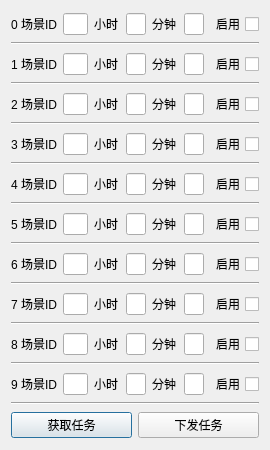
<?xml version="1.0" encoding="UTF-8"?>
<ui version="4.0">
 <class>DialogTimer</class>
 <widget class="QDialog" name="DialogTimer">
  <property name="geometry">
   <rect>
    <x>0</x>
    <y>0</y>
    <width>270</width>
    <height>450</height>
   </rect>
  </property>
  <property name="minimumSize">
   <size>
    <width>270</width>
    <height>330</height>
   </size>
  </property>
  <property name="maximumSize">
   <size>
    <width>270</width>
    <height>450</height>
   </size>
  </property>
  <property name="windowTitle">
   <string>定时任务</string>
  </property>
  <layout class="QGridLayout" name="DialogTimer_2">
   <item row="0" column="0" colspan="2">
    <layout class="QVBoxLayout" name="verticalLayout_2">
     <item>
      <layout class="QHBoxLayout" name="horizontalLayout_10">
       <item>
        <widget class="QLabel" name="name_id_1">
         <property name="text">
          <string>0 场景ID</string>
         </property>
        </widget>
       </item>
       <item>
        <widget class="QLineEdit" name="scene_id_1">
         <property name="minimumSize">
          <size>
           <width>25</width>
           <height>0</height>
          </size>
         </property>
         <property name="maximumSize">
          <size>
           <width>25</width>
           <height>16777215</height>
          </size>
         </property>
         <property name="text">
          <string/>
         </property>
         <property name="maxLength">
          <number>3</number>
         </property>
        </widget>
       </item>
       <item>
        <widget class="QLabel" name="name_hour_1">
         <property name="text">
          <string>小时</string>
         </property>
        </widget>
       </item>
       <item>
        <widget class="QLineEdit" name="hour_1">
         <property name="minimumSize">
          <size>
           <width>20</width>
           <height>0</height>
          </size>
         </property>
         <property name="maximumSize">
          <size>
           <width>20</width>
           <height>16777215</height>
          </size>
         </property>
         <property name="text">
          <string/>
         </property>
         <property name="maxLength">
          <number>2</number>
         </property>
        </widget>
       </item>
       <item>
        <widget class="QLabel" name="name_min_1">
         <property name="text">
          <string>分钟</string>
         </property>
        </widget>
       </item>
       <item>
        <widget class="QLineEdit" name="min_1">
         <property name="minimumSize">
          <size>
           <width>20</width>
           <height>0</height>
          </size>
         </property>
         <property name="maximumSize">
          <size>
           <width>20</width>
           <height>16777215</height>
          </size>
         </property>
         <property name="text">
          <string/>
         </property>
         <property name="maxLength">
          <number>2</number>
         </property>
        </widget>
       </item>
       <item>
        <widget class="QCheckBox" name="checkBox_1">
         <property name="layoutDirection">
          <enum>Qt::RightToLeft</enum>
         </property>
         <property name="text">
          <string>启用</string>
         </property>
        </widget>
       </item>
      </layout>
     </item>
     <item>
      <widget class="Line" name="line_10">
       <property name="orientation">
        <enum>Qt::Horizontal</enum>
       </property>
      </widget>
     </item>
    </layout>
   </item>
   <item row="1" column="0" colspan="2">
    <layout class="QVBoxLayout" name="verticalLayout_3">
     <item>
      <layout class="QHBoxLayout" name="horizontalLayout_9">
       <item>
        <widget class="QLabel" name="name_id_2">
         <property name="text">
          <string>1 场景ID</string>
         </property>
        </widget>
       </item>
       <item>
        <widget class="QLineEdit" name="scene_id_2">
         <property name="minimumSize">
          <size>
           <width>25</width>
           <height>0</height>
          </size>
         </property>
         <property name="maximumSize">
          <size>
           <width>25</width>
           <height>16777215</height>
          </size>
         </property>
         <property name="text">
          <string/>
         </property>
         <property name="maxLength">
          <number>3</number>
         </property>
        </widget>
       </item>
       <item>
        <widget class="QLabel" name="name_hour_2">
         <property name="text">
          <string>小时</string>
         </property>
        </widget>
       </item>
       <item>
        <widget class="QLineEdit" name="hour_2">
         <property name="minimumSize">
          <size>
           <width>20</width>
           <height>0</height>
          </size>
         </property>
         <property name="maximumSize">
          <size>
           <width>20</width>
           <height>16777215</height>
          </size>
         </property>
         <property name="text">
          <string/>
         </property>
         <property name="maxLength">
          <number>2</number>
         </property>
        </widget>
       </item>
       <item>
        <widget class="QLabel" name="name_min_2">
         <property name="text">
          <string>分钟</string>
         </property>
        </widget>
       </item>
       <item>
        <widget class="QLineEdit" name="min_2">
         <property name="minimumSize">
          <size>
           <width>20</width>
           <height>0</height>
          </size>
         </property>
         <property name="maximumSize">
          <size>
           <width>20</width>
           <height>16777215</height>
          </size>
         </property>
         <property name="text">
          <string/>
         </property>
         <property name="maxLength">
          <number>2</number>
         </property>
        </widget>
       </item>
       <item>
        <widget class="QCheckBox" name="checkBox_2">
         <property name="layoutDirection">
          <enum>Qt::RightToLeft</enum>
         </property>
         <property name="text">
          <string>启用</string>
         </property>
        </widget>
       </item>
      </layout>
     </item>
     <item>
      <widget class="Line" name="line_9">
       <property name="orientation">
        <enum>Qt::Horizontal</enum>
       </property>
      </widget>
     </item>
    </layout>
   </item>
   <item row="2" column="0" colspan="2">
    <layout class="QVBoxLayout" name="verticalLayout_4">
     <item>
      <layout class="QHBoxLayout" name="horizontalLayout_8">
       <item>
        <widget class="QLabel" name="name_id_3">
         <property name="text">
          <string>2 场景ID</string>
         </property>
        </widget>
       </item>
       <item>
        <widget class="QLineEdit" name="scene_id_3">
         <property name="minimumSize">
          <size>
           <width>25</width>
           <height>0</height>
          </size>
         </property>
         <property name="maximumSize">
          <size>
           <width>25</width>
           <height>16777215</height>
          </size>
         </property>
         <property name="text">
          <string/>
         </property>
         <property name="maxLength">
          <number>3</number>
         </property>
        </widget>
       </item>
       <item>
        <widget class="QLabel" name="name_hour_3">
         <property name="text">
          <string>小时</string>
         </property>
        </widget>
       </item>
       <item>
        <widget class="QLineEdit" name="hour_3">
         <property name="minimumSize">
          <size>
           <width>20</width>
           <height>0</height>
          </size>
         </property>
         <property name="maximumSize">
          <size>
           <width>20</width>
           <height>16777215</height>
          </size>
         </property>
         <property name="text">
          <string/>
         </property>
         <property name="maxLength">
          <number>2</number>
         </property>
        </widget>
       </item>
       <item>
        <widget class="QLabel" name="name_min_3">
         <property name="text">
          <string>分钟</string>
         </property>
        </widget>
       </item>
       <item>
        <widget class="QLineEdit" name="min_3">
         <property name="minimumSize">
          <size>
           <width>20</width>
           <height>0</height>
          </size>
         </property>
         <property name="maximumSize">
          <size>
           <width>20</width>
           <height>16777215</height>
          </size>
         </property>
         <property name="text">
          <string/>
         </property>
         <property name="maxLength">
          <number>2</number>
         </property>
        </widget>
       </item>
       <item>
        <widget class="QCheckBox" name="checkBox_3">
         <property name="layoutDirection">
          <enum>Qt::RightToLeft</enum>
         </property>
         <property name="text">
          <string>启用</string>
         </property>
        </widget>
       </item>
      </layout>
     </item>
     <item>
      <widget class="Line" name="line_8">
       <property name="orientation">
        <enum>Qt::Horizontal</enum>
       </property>
      </widget>
     </item>
    </layout>
   </item>
   <item row="3" column="0" colspan="2">
    <layout class="QVBoxLayout" name="verticalLayout_5">
     <item>
      <layout class="QHBoxLayout" name="horizontalLayout_7">
       <item>
        <widget class="QLabel" name="name_id_4">
         <property name="text">
          <string>3 场景ID</string>
         </property>
        </widget>
       </item>
       <item>
        <widget class="QLineEdit" name="scene_id_4">
         <property name="minimumSize">
          <size>
           <width>25</width>
           <height>0</height>
          </size>
         </property>
         <property name="maximumSize">
          <size>
           <width>25</width>
           <height>16777215</height>
          </size>
         </property>
         <property name="text">
          <string/>
         </property>
         <property name="maxLength">
          <number>3</number>
         </property>
        </widget>
       </item>
       <item>
        <widget class="QLabel" name="name_hour_4">
         <property name="text">
          <string>小时</string>
         </property>
        </widget>
       </item>
       <item>
        <widget class="QLineEdit" name="hour_4">
         <property name="minimumSize">
          <size>
           <width>20</width>
           <height>0</height>
          </size>
         </property>
         <property name="maximumSize">
          <size>
           <width>20</width>
           <height>16777215</height>
          </size>
         </property>
         <property name="text">
          <string/>
         </property>
         <property name="maxLength">
          <number>2</number>
         </property>
        </widget>
       </item>
       <item>
        <widget class="QLabel" name="name_min_4">
         <property name="text">
          <string>分钟</string>
         </property>
        </widget>
       </item>
       <item>
        <widget class="QLineEdit" name="min_4">
         <property name="minimumSize">
          <size>
           <width>20</width>
           <height>0</height>
          </size>
         </property>
         <property name="maximumSize">
          <size>
           <width>20</width>
           <height>16777215</height>
          </size>
         </property>
         <property name="text">
          <string/>
         </property>
         <property name="maxLength">
          <number>2</number>
         </property>
        </widget>
       </item>
       <item>
        <widget class="QCheckBox" name="checkBox_4">
         <property name="layoutDirection">
          <enum>Qt::RightToLeft</enum>
         </property>
         <property name="text">
          <string>启用</string>
         </property>
        </widget>
       </item>
      </layout>
     </item>
     <item>
      <widget class="Line" name="line_7">
       <property name="orientation">
        <enum>Qt::Horizontal</enum>
       </property>
      </widget>
     </item>
    </layout>
   </item>
   <item row="4" column="0" colspan="2">
    <layout class="QVBoxLayout" name="verticalLayout_6">
     <item>
      <layout class="QHBoxLayout" name="horizontalLayout_6">
       <item>
        <widget class="QLabel" name="name_id_5">
         <property name="text">
          <string>4 场景ID</string>
         </property>
        </widget>
       </item>
       <item>
        <widget class="QLineEdit" name="scene_id_5">
         <property name="minimumSize">
          <size>
           <width>25</width>
           <height>0</height>
          </size>
         </property>
         <property name="maximumSize">
          <size>
           <width>25</width>
           <height>16777215</height>
          </size>
         </property>
         <property name="text">
          <string/>
         </property>
         <property name="maxLength">
          <number>3</number>
         </property>
        </widget>
       </item>
       <item>
        <widget class="QLabel" name="name_hour_5">
         <property name="text">
          <string>小时</string>
         </property>
        </widget>
       </item>
       <item>
        <widget class="QLineEdit" name="hour_5">
         <property name="minimumSize">
          <size>
           <width>20</width>
           <height>0</height>
          </size>
         </property>
         <property name="maximumSize">
          <size>
           <width>20</width>
           <height>16777215</height>
          </size>
         </property>
         <property name="text">
          <string/>
         </property>
         <property name="maxLength">
          <number>2</number>
         </property>
        </widget>
       </item>
       <item>
        <widget class="QLabel" name="name_min_5">
         <property name="text">
          <string>分钟</string>
         </property>
        </widget>
       </item>
       <item>
        <widget class="QLineEdit" name="min_5">
         <property name="minimumSize">
          <size>
           <width>20</width>
           <height>0</height>
          </size>
         </property>
         <property name="maximumSize">
          <size>
           <width>20</width>
           <height>16777215</height>
          </size>
         </property>
         <property name="text">
          <string/>
         </property>
         <property name="maxLength">
          <number>2</number>
         </property>
        </widget>
       </item>
       <item>
        <widget class="QCheckBox" name="checkBox_5">
         <property name="layoutDirection">
          <enum>Qt::RightToLeft</enum>
         </property>
         <property name="text">
          <string>启用</string>
         </property>
        </widget>
       </item>
      </layout>
     </item>
     <item>
      <widget class="Line" name="line_6">
       <property name="orientation">
        <enum>Qt::Horizontal</enum>
       </property>
      </widget>
     </item>
    </layout>
   </item>
   <item row="5" column="0" colspan="2">
    <layout class="QVBoxLayout" name="verticalLayout_7">
     <item>
      <layout class="QHBoxLayout" name="horizontalLayout_5">
       <item>
        <widget class="QLabel" name="name_id_6">
         <property name="text">
          <string>5 场景ID</string>
         </property>
        </widget>
       </item>
       <item>
        <widget class="QLineEdit" name="scene_id_6">
         <property name="minimumSize">
          <size>
           <width>25</width>
           <height>0</height>
          </size>
         </property>
         <property name="maximumSize">
          <size>
           <width>25</width>
           <height>16777215</height>
          </size>
         </property>
         <property name="text">
          <string/>
         </property>
         <property name="maxLength">
          <number>3</number>
         </property>
        </widget>
       </item>
       <item>
        <widget class="QLabel" name="name_hour_6">
         <property name="text">
          <string>小时</string>
         </property>
        </widget>
       </item>
       <item>
        <widget class="QLineEdit" name="hour_6">
         <property name="minimumSize">
          <size>
           <width>20</width>
           <height>0</height>
          </size>
         </property>
         <property name="maximumSize">
          <size>
           <width>20</width>
           <height>16777215</height>
          </size>
         </property>
         <property name="text">
          <string/>
         </property>
         <property name="maxLength">
          <number>2</number>
         </property>
        </widget>
       </item>
       <item>
        <widget class="QLabel" name="name_min_6">
         <property name="text">
          <string>分钟</string>
         </property>
        </widget>
       </item>
       <item>
        <widget class="QLineEdit" name="min_6">
         <property name="minimumSize">
          <size>
           <width>20</width>
           <height>0</height>
          </size>
         </property>
         <property name="maximumSize">
          <size>
           <width>20</width>
           <height>16777215</height>
          </size>
         </property>
         <property name="text">
          <string/>
         </property>
         <property name="maxLength">
          <number>2</number>
         </property>
        </widget>
       </item>
       <item>
        <widget class="QCheckBox" name="checkBox_6">
         <property name="layoutDirection">
          <enum>Qt::RightToLeft</enum>
         </property>
         <property name="text">
          <string>启用</string>
         </property>
        </widget>
       </item>
      </layout>
     </item>
     <item>
      <widget class="Line" name="line_5">
       <property name="orientation">
        <enum>Qt::Horizontal</enum>
       </property>
      </widget>
     </item>
    </layout>
   </item>
   <item row="6" column="0" colspan="2">
    <layout class="QVBoxLayout" name="verticalLayout_8">
     <item>
      <layout class="QHBoxLayout" name="horizontalLayout_4">
       <item>
        <widget class="QLabel" name="name_id_7">
         <property name="text">
          <string>6 场景ID</string>
         </property>
        </widget>
       </item>
       <item>
        <widget class="QLineEdit" name="scene_id_7">
         <property name="minimumSize">
          <size>
           <width>25</width>
           <height>0</height>
          </size>
         </property>
         <property name="maximumSize">
          <size>
           <width>25</width>
           <height>16777215</height>
          </size>
         </property>
         <property name="text">
          <string/>
         </property>
         <property name="maxLength">
          <number>3</number>
         </property>
        </widget>
       </item>
       <item>
        <widget class="QLabel" name="name_hour_7">
         <property name="text">
          <string>小时</string>
         </property>
        </widget>
       </item>
       <item>
        <widget class="QLineEdit" name="hour_7">
         <property name="minimumSize">
          <size>
           <width>20</width>
           <height>0</height>
          </size>
         </property>
         <property name="maximumSize">
          <size>
           <width>20</width>
           <height>16777215</height>
          </size>
         </property>
         <property name="text">
          <string/>
         </property>
         <property name="maxLength">
          <number>2</number>
         </property>
        </widget>
       </item>
       <item>
        <widget class="QLabel" name="name_min_7">
         <property name="text">
          <string>分钟</string>
         </property>
        </widget>
       </item>
       <item>
        <widget class="QLineEdit" name="min_7">
         <property name="minimumSize">
          <size>
           <width>20</width>
           <height>0</height>
          </size>
         </property>
         <property name="maximumSize">
          <size>
           <width>20</width>
           <height>16777215</height>
          </size>
         </property>
         <property name="text">
          <string/>
         </property>
         <property name="maxLength">
          <number>2</number>
         </property>
        </widget>
       </item>
       <item>
        <widget class="QCheckBox" name="checkBox_7">
         <property name="layoutDirection">
          <enum>Qt::RightToLeft</enum>
         </property>
         <property name="text">
          <string>启用</string>
         </property>
        </widget>
       </item>
      </layout>
     </item>
     <item>
      <widget class="Line" name="line_4">
       <property name="orientation">
        <enum>Qt::Horizontal</enum>
       </property>
      </widget>
     </item>
    </layout>
   </item>
   <item row="7" column="0" colspan="2">
    <layout class="QVBoxLayout" name="verticalLayout_9">
     <item>
      <layout class="QHBoxLayout" name="horizontalLayout_3">
       <item>
        <widget class="QLabel" name="name_id_8">
         <property name="text">
          <string>7 场景ID</string>
         </property>
        </widget>
       </item>
       <item>
        <widget class="QLineEdit" name="scene_id_8">
         <property name="minimumSize">
          <size>
           <width>25</width>
           <height>0</height>
          </size>
         </property>
         <property name="maximumSize">
          <size>
           <width>25</width>
           <height>16777215</height>
          </size>
         </property>
         <property name="text">
          <string/>
         </property>
         <property name="maxLength">
          <number>3</number>
         </property>
        </widget>
       </item>
       <item>
        <widget class="QLabel" name="name_hour_8">
         <property name="text">
          <string>小时</string>
         </property>
        </widget>
       </item>
       <item>
        <widget class="QLineEdit" name="hour_8">
         <property name="minimumSize">
          <size>
           <width>20</width>
           <height>0</height>
          </size>
         </property>
         <property name="maximumSize">
          <size>
           <width>20</width>
           <height>16777215</height>
          </size>
         </property>
         <property name="text">
          <string/>
         </property>
         <property name="maxLength">
          <number>2</number>
         </property>
        </widget>
       </item>
       <item>
        <widget class="QLabel" name="name_min_8">
         <property name="text">
          <string>分钟</string>
         </property>
        </widget>
       </item>
       <item>
        <widget class="QLineEdit" name="min_8">
         <property name="minimumSize">
          <size>
           <width>20</width>
           <height>0</height>
          </size>
         </property>
         <property name="maximumSize">
          <size>
           <width>20</width>
           <height>16777215</height>
          </size>
         </property>
         <property name="text">
          <string/>
         </property>
         <property name="maxLength">
          <number>2</number>
         </property>
        </widget>
       </item>
       <item>
        <widget class="QCheckBox" name="checkBox_8">
         <property name="layoutDirection">
          <enum>Qt::RightToLeft</enum>
         </property>
         <property name="text">
          <string>启用</string>
         </property>
        </widget>
       </item>
      </layout>
     </item>
     <item>
      <widget class="Line" name="line_3">
       <property name="orientation">
        <enum>Qt::Horizontal</enum>
       </property>
      </widget>
     </item>
    </layout>
   </item>
   <item row="8" column="0" colspan="2">
    <layout class="QVBoxLayout" name="verticalLayout_10">
     <item>
      <layout class="QHBoxLayout" name="horizontalLayout_2">
       <item>
        <widget class="QLabel" name="name_id_9">
         <property name="text">
          <string>8 场景ID</string>
         </property>
        </widget>
       </item>
       <item>
        <widget class="QLineEdit" name="scene_id_9">
         <property name="minimumSize">
          <size>
           <width>25</width>
           <height>0</height>
          </size>
         </property>
         <property name="maximumSize">
          <size>
           <width>25</width>
           <height>16777215</height>
          </size>
         </property>
         <property name="text">
          <string/>
         </property>
         <property name="maxLength">
          <number>3</number>
         </property>
        </widget>
       </item>
       <item>
        <widget class="QLabel" name="name_hour_9">
         <property name="text">
          <string>小时</string>
         </property>
        </widget>
       </item>
       <item>
        <widget class="QLineEdit" name="hour_9">
         <property name="minimumSize">
          <size>
           <width>20</width>
           <height>0</height>
          </size>
         </property>
         <property name="maximumSize">
          <size>
           <width>20</width>
           <height>16777215</height>
          </size>
         </property>
         <property name="text">
          <string/>
         </property>
         <property name="maxLength">
          <number>2</number>
         </property>
        </widget>
       </item>
       <item>
        <widget class="QLabel" name="name_min_9">
         <property name="text">
          <string>分钟</string>
         </property>
        </widget>
       </item>
       <item>
        <widget class="QLineEdit" name="min_9">
         <property name="minimumSize">
          <size>
           <width>20</width>
           <height>0</height>
          </size>
         </property>
         <property name="maximumSize">
          <size>
           <width>20</width>
           <height>16777215</height>
          </size>
         </property>
         <property name="text">
          <string/>
         </property>
         <property name="maxLength">
          <number>2</number>
         </property>
        </widget>
       </item>
       <item>
        <widget class="QCheckBox" name="checkBox_9">
         <property name="layoutDirection">
          <enum>Qt::RightToLeft</enum>
         </property>
         <property name="text">
          <string>启用</string>
         </property>
        </widget>
       </item>
      </layout>
     </item>
     <item>
      <widget class="Line" name="line_2">
       <property name="orientation">
        <enum>Qt::Horizontal</enum>
       </property>
      </widget>
     </item>
    </layout>
   </item>
   <item row="9" column="0" colspan="2">
    <layout class="QVBoxLayout" name="verticalLayout">
     <item>
      <layout class="QHBoxLayout" name="horizontalLayout">
       <item>
        <widget class="QLabel" name="name_id_10">
         <property name="text">
          <string>9 场景ID</string>
         </property>
        </widget>
       </item>
       <item>
        <widget class="QLineEdit" name="scene_id_10">
         <property name="minimumSize">
          <size>
           <width>25</width>
           <height>0</height>
          </size>
         </property>
         <property name="maximumSize">
          <size>
           <width>25</width>
           <height>16777215</height>
          </size>
         </property>
         <property name="text">
          <string/>
         </property>
         <property name="maxLength">
          <number>3</number>
         </property>
        </widget>
       </item>
       <item>
        <widget class="QLabel" name="name_hour_10">
         <property name="text">
          <string>小时</string>
         </property>
        </widget>
       </item>
       <item>
        <widget class="QLineEdit" name="hour_10">
         <property name="minimumSize">
          <size>
           <width>20</width>
           <height>0</height>
          </size>
         </property>
         <property name="maximumSize">
          <size>
           <width>20</width>
           <height>16777215</height>
          </size>
         </property>
         <property name="text">
          <string/>
         </property>
         <property name="maxLength">
          <number>2</number>
         </property>
        </widget>
       </item>
       <item>
        <widget class="QLabel" name="name_min_10">
         <property name="text">
          <string>分钟</string>
         </property>
        </widget>
       </item>
       <item>
        <widget class="QLineEdit" name="min_10">
         <property name="minimumSize">
          <size>
           <width>20</width>
           <height>0</height>
          </size>
         </property>
         <property name="maximumSize">
          <size>
           <width>20</width>
           <height>16777215</height>
          </size>
         </property>
         <property name="text">
          <string/>
         </property>
         <property name="maxLength">
          <number>2</number>
         </property>
        </widget>
       </item>
       <item>
        <widget class="QCheckBox" name="checkBox_10">
         <property name="layoutDirection">
          <enum>Qt::RightToLeft</enum>
         </property>
         <property name="text">
          <string>启用</string>
         </property>
        </widget>
       </item>
      </layout>
     </item>
     <item>
      <widget class="Line" name="line">
       <property name="orientation">
        <enum>Qt::Horizontal</enum>
       </property>
      </widget>
     </item>
    </layout>
   </item>
   <item row="10" column="0">
    <widget class="QPushButton" name="get_timer_task">
     <property name="text">
      <string>获取任务</string>
     </property>
    </widget>
   </item>
   <item row="10" column="1">
    <widget class="QPushButton" name="set_timer_task">
     <property name="text">
      <string>下发任务</string>
     </property>
    </widget>
   </item>
  </layout>
 </widget>
 <resources/>
 <connections/>
</ui>
